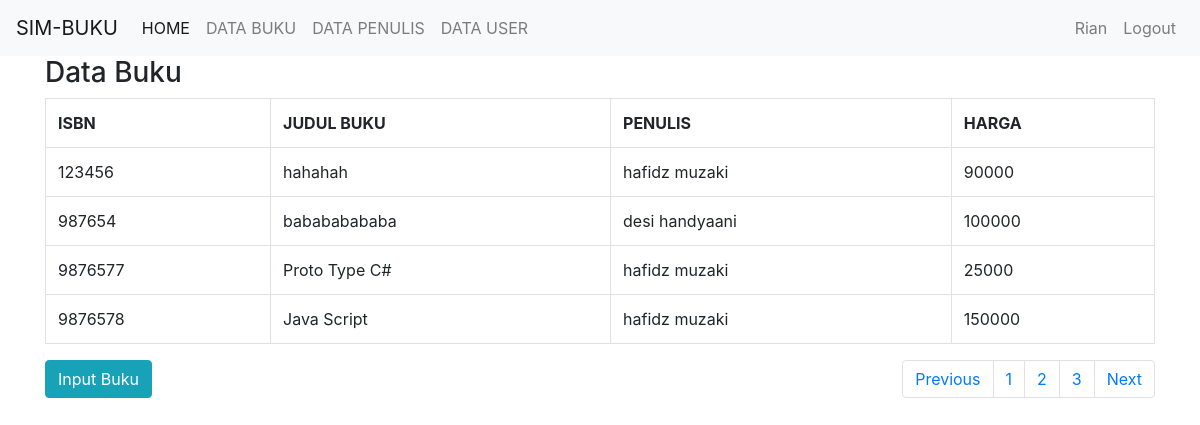
Before: / with the older database file.
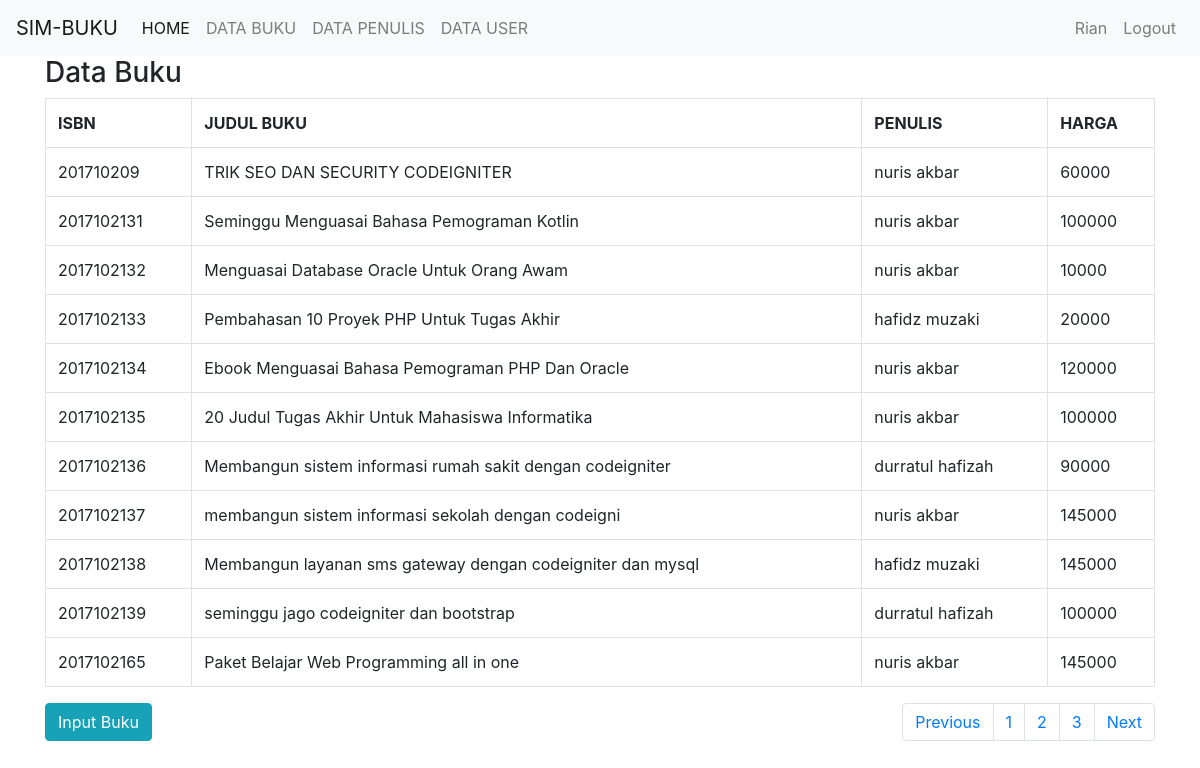
After: the same page with the newer database file.
### tables this page shows
CREATE TABLE `buku` (
  `isbn` varchar(10) NOT NULL,
  `judul_buku` varchar(100) NOT NULL,
  `id_penulis` int(11) NOT NULL,
  `id_kategori` int(11) NOT NULL,
  `deskripsi` text NOT NULL,
  `harga` int(11) NOT NULL,
  `cover` text NOT NULL
);

CREATE TABLE `penulis` (
  `id_penulis` int(11) NOT NULL,
  `nama_penulis` varchar(40) NOT NULL,
  `email` varchar(30) NOT NULL,
  `no_hp` varchar(13) NOT NULL
);

### index.php (the view)
<?php
include 'header.php';
include 'koneksi.php';
?>
    <div class="container">
    <h3>Data Buku</h3>
    <table class="table table-bordered">
      <tr>
        <th>ISBN</th>
        <th>JUDUL BUKU</th>
        <th>PENULIS</th>
        <th>HARGA</th>
      </tr>
      <?php
      $sql = "SELECT b.isbn,b.judul_buku,b.harga,p.nama_penulis,k.nama_kategori
              FROM buku as b,penulis as p,kategori as k
              WHERE b.id_penulis=p.id_penulis and k.id_kategori=b.id_kategori order by b.isbn ASC";
      $buku = mysqli_query($konek, $sql);
      while ($row = mysqli_fetch_array($buku))
      {
        echo "<tr>
                <td>$row[isbn]</td>
                <td>$row[judul_buku]</td>
                <td>$row[nama_penulis]</td>
                <td>$row[harga]</td>
              </tr>";
      }
      ?>
    </table>
    <div class="float-right">
    <nav aria-label="Page navigation example">
      <ul class="pagination">
        <li class="page-item"><a class="page-link" href="#">Previous</a></li>
        <li class="page-item"><a class="page-link" href="#">1</a></li>
        <li class="page-item"><a class="page-link" href="#">2</a></li>
        <li class="page-item"><a class="page-link" href="#">3</a></li>
        <li class="page-item"><a class="page-link" href="#">Next</a></li>
      </ul>
    </nav>
    </div>
    <a href="input_buku.php" class="btn btn-info">Input Buku</a>
    </div>
<?php
include 'footer.php';
?>

### header.php (shortened to what this page needs)
<!doctype html>
<html lang="en">
  <head>
    <link rel="stylesheet" href="bootstrap/css/bootstrap.min.css">
  </head>
  <body>
    <nav class="navbar navbar-expand-lg navbar-light bg-light">
      <a class="navbar-brand" href="#">SIM-BUKU</a>
      <div class="collapse navbar-collapse" id="navbarSupportedContent">
        <ul class="navbar-nav mr-auto">
          <li class="nav-item active">
            <a class="nav-link" href="#">HOME <span class="sr-only">(current)</span></a>
          </li>
          <li class="nav-item">
            <a class="nav-link" href="#">DATA BUKU</a>
          </li>
           <li class="nav-item">
            <a class="nav-link" href="#">DATA PENULIS</a>
          </li>
          <li class="nav-item">
            <a class="nav-link" href="#">DATA USER</a>
          </li>
        </ul>
        <ul class="nav navbar-nav navbar-right">
          <li class="nav-item">
            <a href="" class="nav-link">Rian</a>
          </li>
          <li class="nav-item">
            <a href="" class="nav-link">Logout</a>
          </li>
        </ul>
      </div>
    </nav>

### footer.php (shortened to what this page needs)
  </body>
</html>

Changed rows visible on the page:
removed buku: isbn "123456", judul_buku "hahahah", id_penulis.nama_penulis "hafidz muzaki", harga "90000"
removed buku: isbn "987654", judul_buku "babababababa", id_penulis.nama_penulis "desi handyaani", harga "100000"
removed buku: isbn "9876577", judul_buku "Proto Type C#", id_penulis.nama_penulis "hafidz muzaki", harga "25000"
removed buku: isbn "9876578", judul_buku "Java Script", id_penulis.nama_penulis "hafidz muzaki", harga "150000"
added buku: isbn "201710209", judul_buku "TRIK SEO DAN SECURITY CODEIGNITER", id_penulis.nama_penulis "nuris akbar", harga "60000"
added buku: isbn "2017102131", judul_buku "Seminggu Menguasai Bahasa Pemograman Kotlin", id_penulis.nama_penulis "nuris akbar", harga "100000"
added buku: isbn "2017102132", judul_buku "Menguasai Database Oracle Untuk Orang Awam", id_penulis.nama_penulis "nuris akbar", harga "10000"
added buku: isbn "2017102133", judul_buku "Pembahasan 10 Proyek PHP Untuk Tugas Akhir", id_penulis.nama_penulis "hafidz muzaki", harga "20000"
added buku: isbn "2017102134", judul_buku "Ebook Menguasai Bahasa Pemograman PHP Dan Oracle", id_penulis.nama_penulis "nuris akbar", harga "120000"
added buku: isbn "2017102135", judul_buku "20 Judul Tugas Akhir Untuk Mahasiswa Informatika", id_penulis.nama_penulis "nuris akbar", harga "100000"
added buku: isbn "2017102136", judul_buku "Membangun sistem informasi rumah sakit dengan codeigniter", id_penulis.nama_penulis "durratul hafizah", harga "90000"
added buku: isbn "2017102137", judul_buku "membangun sistem informasi sekolah dengan codeigni", id_penulis.nama_penulis "nuris akbar", harga "145000"
added buku: isbn "2017102138", judul_buku "Membangun layanan sms gateway dengan codeigniter dan mysql", id_penulis.nama_penulis "hafidz muzaki", harga "145000"
added buku: isbn "2017102139", judul_buku "seminggu jago codeigniter dan bootstrap", id_penulis.nama_penulis "durratul hafizah", harga "100000"
added buku: isbn "2017102165", judul_buku "Paket Belajar Web Programming all in one", id_penulis.nama_penulis "nuris akbar", harga "145000"
